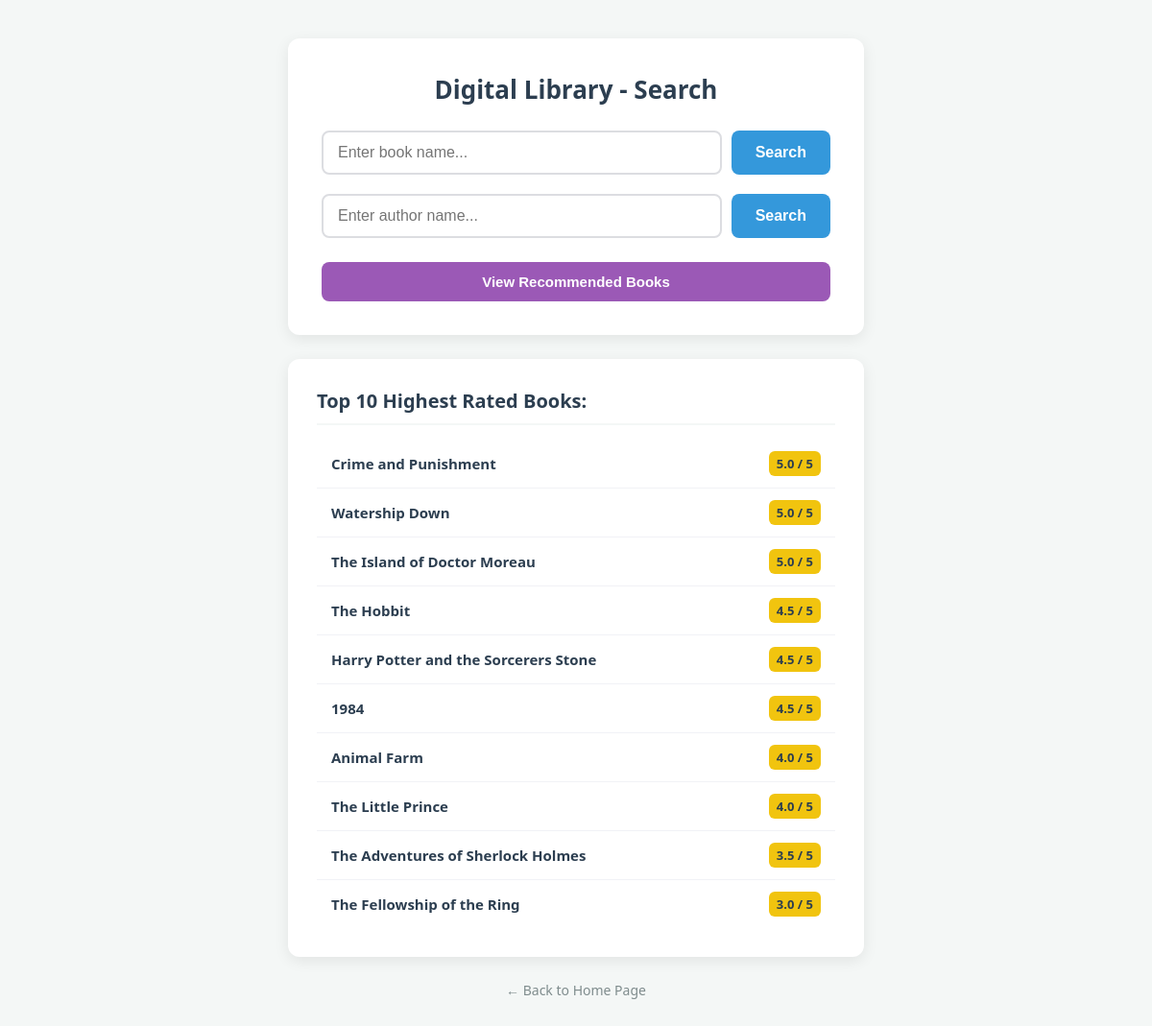
The app's page /books/recommended, older data.
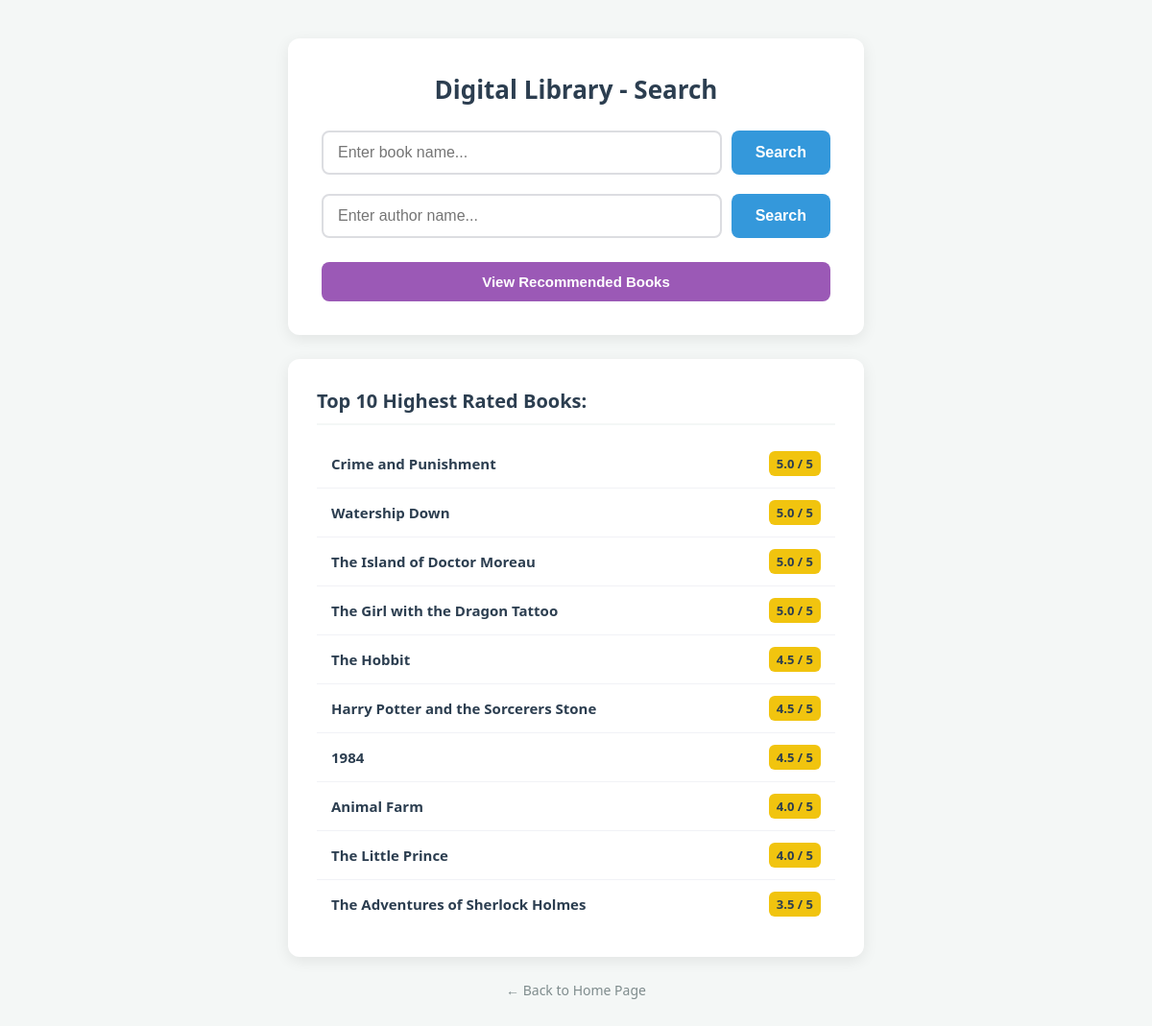
The same page, newer data.
### tables this page shows
CREATE TABLE Books (
    id INTEGER PRIMARY KEY,
    title TEXT NOT NULL,
    author TEXT NOT NULL,
    summary TEXT,
    category TEXT,
    price REAL,
    rating REAL
);

### routers/books.py (the view)
@router.get("/recommended", response_class=HTMLResponse)
async def get_recommended_books(request: Request):
    try:
        conn = sqlite3.connect("library.db")
        cursor = conn.cursor()
        query = "SELECT title, rating FROM Books ORDER BY rating DESC LIMIT 10;"
        cursor.execute(query)
        recommended = cursor.fetchall()
        conn.close()
        return templates.TemplateResponse(
            request=request,
            name="search_book.html",
            context={"request": request, "error": None, "recommended_books": recommended}
        )
    except Exception as e:
        print(f"Server Error: {e}")
        return templates.TemplateResponse(
            request=request,
            name="search_book.html",
            context={"request": request, "error": "Could not load recommendations.", "recommended_books": None}
        )

### templates/search_book.html (shortened to what this page needs)
<!DOCTYPE html>
<html>
<head>
</head>
<body>
    <div class="search-container">
        <h1>Digital Library - Search</h1>
        <form action="/books/search" method="post" class="search-box">
            <input type="text" name="book_name" placeholder="Enter book name..." >
            <button type="submit">Search</button>
        </form>
        <form action="/books/search-author" method="post" class="search-box">
            <input type="text" name="author_name" placeholder="Enter author name..." >
            <button type="submit">Search</button>
        </form>
        <a href="/books/recommended" class="recommended-trigger">
            <button type="button" class="recommended-btn"> View Recommended Books</button>
        </a>
    </div>
    {% if recommended_books %}
    <div class="recommendations-container">
        <h2>Top 10 Highest Rated Books:</h2>
        <ul class="book-list">
            {% for book in recommended_books %}
                <li class="book-item">
                    <span class="book-title"><strong>{{ book[0] }}</strong></span>
                    <span class="book-rating"> {{ book[1] }} / 5</span>
                </li>
            {% endfor %}
        </ul>
    </div>
    {% endif %}
    <a href="/" class="back-home">← Back to Home Page</a>
</body>
</html>

Row changes from the older to the newer data that the page shows:
no longer on this page (row unchanged): Books: title "The Fellowship of the Ring", rating "3.0"
now on this page (row edited): Books: title "The Girl with the Dragon Tattoo", rating "5.0"
